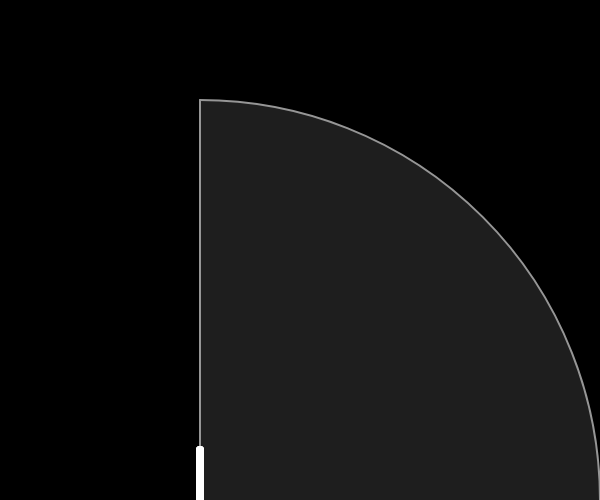
Frame 1 (no input)
Frame 60 (no input): identical to frame 1, image omitted
Frame 120 (the mouse pressed at the canvas centre since frame 60): identical to frame 1, image omitted

The p5.js sketch that drew this single still picture (run headless with seeded random() and noise() and a simulated clock; from frame 60 on, the mouse is pressed at the canvas centre):

// p5.js sketch
// ── sketch.js
let q1 = 45; // between horizontal plane of base and first arm segment
let q2 = 90; // between horizontal plane of p2 and second arm segment

let origin;
let p1; // top of base
let p2; // elbow
let p3; // top of claw
let p4; // base of claw

let long_length = 200;
let short_length = 50;

let width = 3 * long_length;
let height = 2.5 * long_length;

let target;

let speed = 3;

function setup() {
  createCanvas(width, height);
  target = createVector(long_length, height);
  origin = createVector(long_length, height);
}

function draw() {
  background(0);


  fill(30);
  stroke(150);
  strokeWeight(2);
  arc(origin.x, origin.y, 4 * long_length, 4 * long_length, PI + HALF_PI, 2 * PI);
  line(origin.x, origin.y, origin.x, origin.y - 2 * long_length);

  diff = p5.Vector.sub(target, origin);

  q2 = Math.acos((diff.x * diff.x + diff.y * diff.y - 2 * long_length * long_length) /
    (2 * long_length * long_length));

  q1 = (Math.atan(diff.y / diff.x) -
    Math.atan((long_length * Math.sin(q2)) / (long_length + long_length * Math.cos(q2))));

  p1 = p5.Vector.add(origin, createVector(0, -1 * short_length));
  p2 = p5.Vector.add(p1, createVector(
    Math.cos(q1) * long_length,
    Math.sin(q1) * long_length));
  p3 = p5.Vector.add(p2, createVector(
    Math.cos(q1 + q2) * long_length,
    Math.sin(q1 + q2) * long_length));
  p4 = p5.Vector.add(p3, createVector(0, short_length));

  stroke(255);
  strokeWeight(8);
  line(origin.x, origin.y, p1.x, p1.y);
  line(p1.x, p1.y, p2.x, p2.y);
  line(p2.x, p2.y, p3.x, p3.y);
  line(p3.x, p3.y, p4.x, p4.y);

  if (keyIsDown(LEFT_ARROW)) {
    if (target.x > long_length + speed) {
      target.x -= speed;
    }
  }
  if (keyIsDown(RIGHT_ARROW)) {
    if (dist(target.x, target.y, origin.x, origin.y) < 2 * long_length - speed) {
      target.x += speed;
    }
  }
  if (keyIsDown(UP_ARROW)) {
    if (dist(target.x, target.y, origin.x, origin.y) < 2 * long_length - speed) {
      target.y -= speed;
    }
  }
  if (keyIsDown(DOWN_ARROW)) {
    if (target.y < height - speed) {
      target.y += speed;
    }
  }

}
